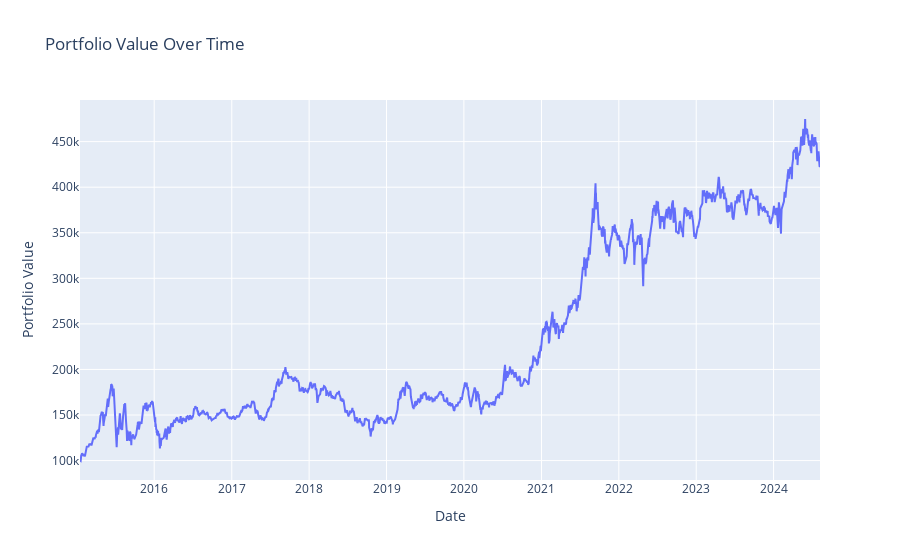

This figure's notebook cell:
### Code cell
# Interactive Plot for Portfolio Value
fig = go.Figure()
fig.add_trace(go.Scatter(x=dates, y=portfolio_values1, mode='lines', name='Portfolio Value'))
fig.update_layout(title='Portfolio Value Over Time', xaxis_title='Date', yaxis_title='Portfolio Value')
fig.show()

### Figure 1 — Plotly figure (JSON) as saved in the notebook; plotly's stock layout.template omitted (floating-point values rounded to 4 significant figures; data arrays with more than 128 entries replaced by an {"elided": "..."} marker saying what was removed)
{"data": [{"mode": "lines", "name": "Portfolio Value", "type": "scatter", "x": {"elided": "2323 str values"}, "y": {"elided": "2323 float values"}}], "layout": {"title": {"text": "Portfolio Value Over Time"}, "xaxis": {"title": {"text": "Date"}}, "yaxis": {"title": {"text": "Portfolio Value"}}}}
